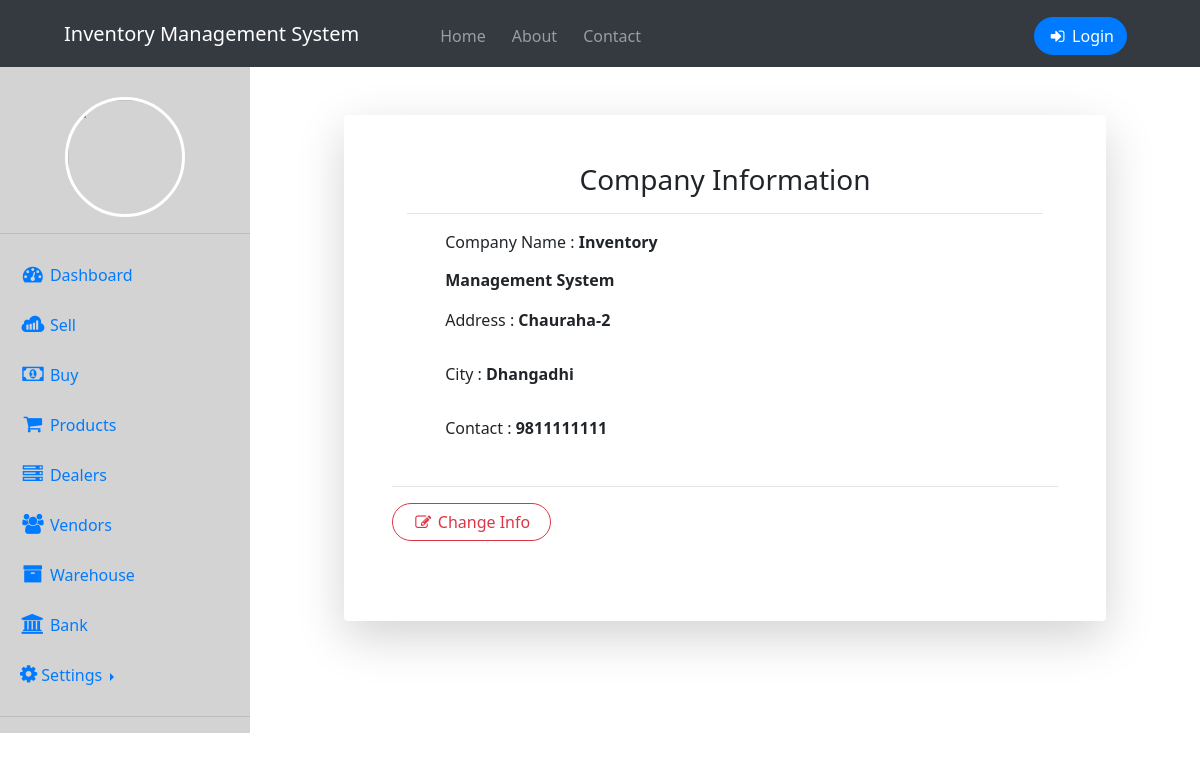
Screenshot of /company with the database file from the repository.
### home/models.py (models this page shows, shortened)
class Company(models.Model):
    name = models.CharField(max_length=50)
    address = models.CharField(max_length=50)
    city = models.CharField(max_length=50)
    contact = models.BigIntegerField()

### home/views.py (the view)
# urls.py: path("company",views.company, name="company"),
def company(request):
    companys = Company.objects.all()
    return render(request, 'company.html', {'companys' : companys})

### templates/company.html (shortened to what this page needs)
{% extends 'dashboard.html' %}
{% block body %}
<div class="container">
    <div class="row justify-content-center">
      <div class="col-xl-10 col-lg-12 col-md-9">
        <div class="card o-hidden border-0 shadow-lg my-5">
          <div class="card-body p-0">
        <form class="container p-5">
            <div class="container mb-3">
                <h3 align="center"> Company Information </h3>
                <hr>
            </div>
            <table class="table table-borderless table-sm">
            {% for company in companys %}
            <div class="form-row ml-5">
            <div class="form-group col-md-6">
                <label><h6>Company Name : </h6> </label> <b>{{company.name}}</b>
            </div>
            </div>
            <div class="form-row ml-5">
                <div class="form-group col-md-6">
                    <label><h6>Address : </h6></label> <b> {{company.address}}</b>
                </div>
            </div>
            <div class="form-row ml-5">
                <div class="form-group col-md-6">
                    <label><h6>City :</h6> </label> <b> {{company.city}}</b>
               </div>
            </div>
            <div class="form-row ml-5">
                <div class="form-group col-md-6">
                    <label><h6>Contact :</h6> </label> <b> {{company.contact}}</b>
                </div>
            </div>
            <hr>
            <div class="form-row mt-3">
            <div class="form-group col-md-3">
                <a href="{% url 'editcompany' company.id %}"><span class="btn btn-outline-danger btn-block"><i class="fa fa-pencil-square-o fa-fw" aria-hidden="true"></i>  Change Info</span></a>
            </div>
            </div>
            </table>
            {% endfor %}
        </form>
        </div>
        </div>
        </div>
        </div>
        </div>
{% endblock body %}

### templates/dashboard.html (shortened to what this page needs)
<!DOCTYPE html>
<html lang="en">
<head>
    <link rel="stylesheet" href="https://stackpath.bootstrapcdn.com/font-awesome/4.7.0/css/font-awesome.min.css">
    <link rel="stylesheet" href="https://stackpath.bootstrapcdn.com/bootstrap/4.5.2/css/bootstrap.min.css">
    <link rel="stylesheet" href="https://cdnjs.cloudflare.com/ajax/libs/font-awesome/4.7.0/css/font-awesome.min.css">
</head>
<body>
    <nav class="navbar navbar-expand-lg navbar-dark bg-dark">
        {% for company in companys %}
        <a class="navbar-brand ml-5" href="/">{{company.name}}</a>
        {% endfor %}
        <div class="collapse navbar-collapse" id="navbarSupportedContent">
          <ul class="navbar-nav mr-auto ml-5 p-1">
            <li class="nav-item">
              <a class="nav-link" href="/">Home <span class="sr-only">(current)</span></a>
            </li>
            <li class="nav-item">
              <a class="nav-link" href="/about">About</a>
            </li>
            <li class="nav-item">
              <a class="nav-link" href="/contact">Contact</a>
            </li>
          </ul>
          <ul class="navbar-nav mr-5 ml-0 p-1">
            {% if user.is_authenticated %}
            <li class="nav-item active mr-2">
              <a class ="btn btn-success" href="/dashboarddata"><i class="fa fa-user-circle fa-fw" aria-hidden="true"></i>  Welcome, {{user.username}}</a>
            </li>
            <li class="nav-item Logout">
              <a class="btn btn-warning Logout" href="/logout"><i class="fa fa-sign-out fa-fw" aria-hidden="true"></i>  Logout</a>
            </li>
            {% else %}
            <li class="nav-item">
              <a class="btn btn-primary" href="/login"><i class="fa fa-sign-in fa-fw" aria-hidden="true"></i>  Login</a>
            </li>
            {% endif %}
          </ul>
         </div>
      </nav>
    <div class="side-menu">
        <center>
            <img src="/static/1.png"><br>
            <hr>
        </center>
        <a href="/dashboarddata" ><i class="fa fa-tachometer fa-fw" aria-hidden="true"></i>  <span>Dashboard</span></a>
        <a href="/sales" > <i class="fa fa-sellsy fa-fw" aria-hidden="true"></i>  <span>Sell</span></a>
        <a href="/buy" ><i class="fa fa-money fa-fw" aria-hidden="true"></i>  <span>Buy</span></a>
        <a href="/products" ><i class="fa fa-shopping-cart fa-fw" aria-hidden="true"></i>  <span>Products</span></a>
        <a href="/dealers" ><i class="fa fa-server fa-fw" aria-hidden="true"></i>  <span>Dealers</span></a>
        <a href="/vendors" ><i class="fa fa-users fa-fw" aria-hidden="true"></i> <span>Vendors</span></a>
        <a href="/warehouse" ><i class="fa fa-archive fa-fw" aria-hidden="true"></i>  <span>Warehouse</span></a>
        <a href="/bank" ><i class="fa fa-university fa-fw" aria-hidden="true"></i>  <span>Bank</span></a>
        <li class="dropright">
            <a class="dropdown-toggle" href="#" data-toggle="dropdown" aria-haspopup="true" aria-expanded="false">
              <i class="fa fa-cog" aria-hidden="true"></i>
              <span>Settings</span>
            </a>
          </li>
        <hr>
    </div>
    <div class="data">
            {% block body %}
            {% endblock body %}
    </div>
</body>
</html>>

### templates/dashboard.html (style rules this page uses)
* { padding: 0; margin: 0; text-decoration: none; list-style: none; box-sizing: border-box; font-family: 'Segoe UI', Tahoma, Geneva, Verdana, sans-serif; }
.data { height: auto; margin-left: 250px; background-size: cover; }
nav { background: #343c47; line-height: 20px; position: absolute; width: 100%; }
nav ul { float: right; margin-top: 5px; margin-right: 20px; }
nav ul li { line-height: 20px; margin: 0 5px; display: inline; }
.btn { border-radius: 50px; }
.side-menu { position: absolute; background: lightgray; width: 250px; left: 100; height: absolute; margin-top: 0px; }
.side-menu center img { height: 120px; width: 120px; border-radius: 50%; margin-top: 30px; border: 3px solid white; }
.side-menu a { display: block; line-height: 50px; transition: 0.5s; }
.side-menu i { font-size: 20px; margin-left: 20px; text-decoration: none; }

### rows the page displays
Company: name "Inventory Management System", address "Chauraha-2", city "Dhangadhi", contact "9811111111"
